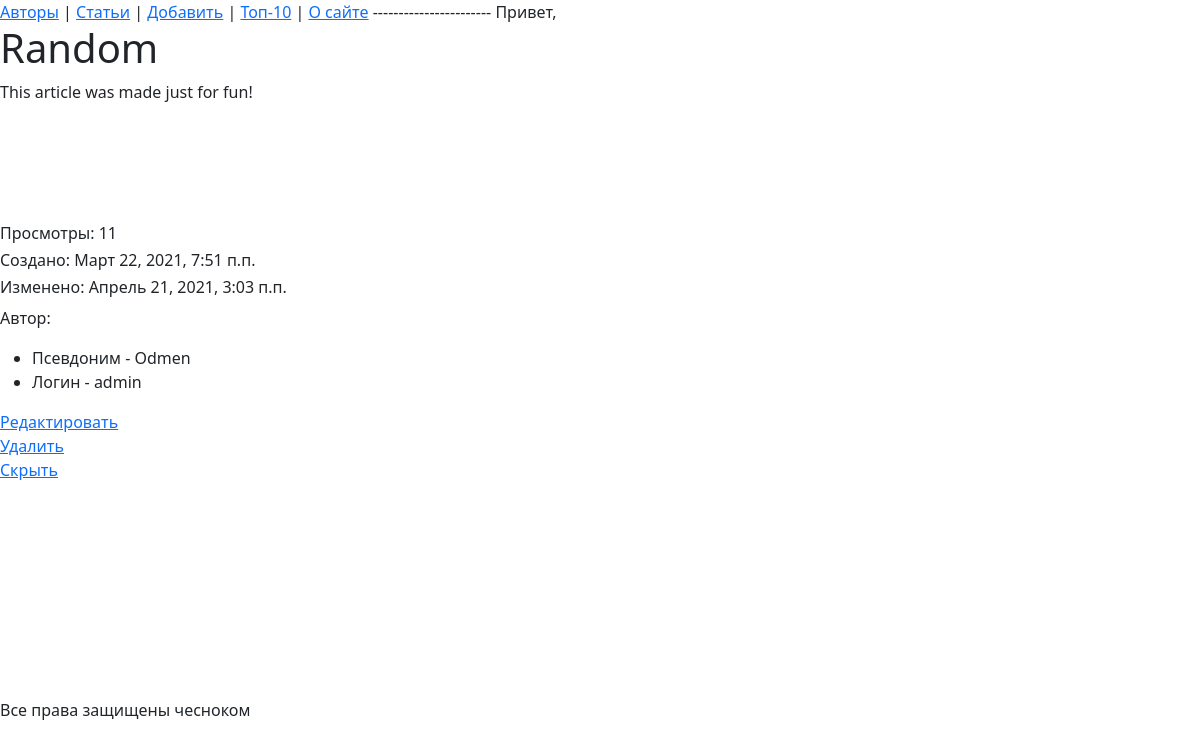
Screenshot of /article/2/ with the database file from the repository.
### core/models.py (models this page shows, shortened)
class Article(models.Model):
    title = models.CharField(max_length = 255)
    text = models.TextField()
    author = models.ForeignKey(
        to = "Author",
        on_delete = models.SET_NULL,
        null = True, blank = True,
        related_name = "article",
        verbose_name = "Автор"
    )
    readers = models.ManyToManyField(
        to = User,
        related_name = "read_articles",
        blank = True,
    )
    views = models.IntegerField(
        default = 0,
        verbose_name = "Просмотры"
    )
    created_at = models.DateTimeField(
        auto_now_add = True,
        null = True,
    )
    updated_at = models.DateTimeField(
        auto_now = True
    )
    is_active = models.BooleanField(
        default = True
    )

class Author(models.Model):
    user = models.OneToOneField(
        to = User,
        related_name = "author",
        verbose_name = "Пользователь",
        null = False,
        blank = False,
        on_delete = models.CASCADE
    )
    nickname = models.CharField(max_length = 55)
    class Meta:
        verbose_name = "Автор"
        verbose_name_plural = "Авторы"

### core/views.py (the view)
# urls.py: path("article/<int:id>/", article_page, name = "article"),
def article_page(request, id):
    article = Article.objects.get(id = id)
    article.views += 1
    article.save()
    return render(
        request,
        "article.html",
        {"article": article}
    )

### core/templates/article.html (shortened to what this page needs)
{% extends 'base.html' %}
{% block content %}
    <h1>{{ article.title }}</h1>
    <div>{{ article.text }}</div>
    <br><br><br><br><br>
    <h6>Просмотры: {{ article.views }}</h6>
    <h6>Создано: {{ article.created_at }}</h6>
    <h6>Изменено: {{ article.updated_at }}</h6>
    <p>
        Автор:
        <ul>
            <li>Псевдоним - {{ article.author.nickname }}</li>
            <li>Логин - {{ article.author.user.username }}</li>
        </ul>
    </p>
    <a href="{% url 'article-edit' article.id %}">Редактировать</a>
    <br>
    <a href="{% url 'article-delete' article.id %}">Удалить</a>
    <br>
    <a href="{% url 'article-hide' article.id %}">Скрыть</a>
{% endblock %}

### rows the page displays
Article: title "Random", text "This article was made just for fun!", views "11", created_at "Март 22, 2021, 7:51 п.п.", updated_at "Апрель 21, 2021, 3:03 п.п.", author.nickname "Odmen", author.user.username "admin"
